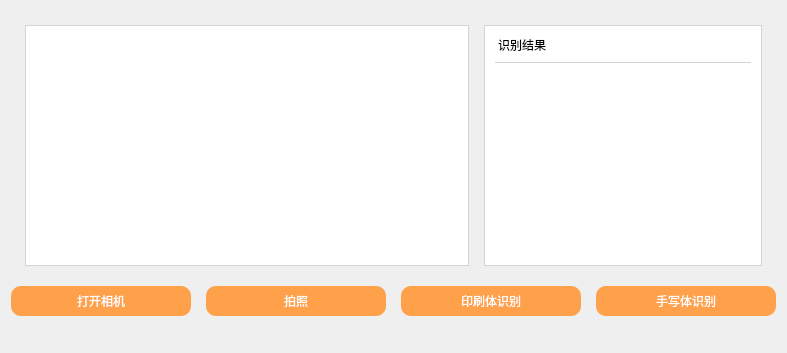
         <widget class="QWidget" name="page">
          <property name="styleSheet">
           <string notr="true">QWidget#page{
	background-color: rgb(245, 249, 252);
}



</string>
          </property>
          <layout class="QVBoxLayout" name="verticalLayout_7" stretch="0,0,0">
           <item>
            <widget class="QWidget" name="label_show_camera_widget" native="true">
             <layout class="QHBoxLayout" name="horizontalLayout_8" stretch="1,0">
              <property name="spacing">
               <number>15</number>
              </property>
              <property name="leftMargin">
               <number>14</number>
              </property>
              <property name="topMargin">
               <number>14</number>
              </property>
              <property name="rightMargin">
               <number>14</number>
              </property>
              <property name="bottomMargin">
               <number>14</number>
              </property>
              <item>
               <widget class="QLabel" name="label_show_camera">
                <property name="styleSheet">
                 <string notr="true">QLabel#label_show_camera{
	border:0.5px solid lightgray; 
	background-color: rgb(255, 255, 255);
	image: url(:/icon/test/resource/camera.png);
}



</string>
                </property>
                <property name="text">
                 <string>&lt;html&gt;&lt;head/&gt;&lt;body&gt;&lt;p align=&quot;center&quot;&gt;&lt;br/&gt;&lt;/p&gt;&lt;/body&gt;&lt;/html&gt;</string>
                </property>
                <property name="scaledContents">
                 <bool>false</bool>
                </property>
                <property name="alignment">
                 <set>Qt::AlignBottom|Qt::AlignLeading|Qt::AlignLeft</set>
                </property>
               </widget>
              </item>
              <item>
               <widget class="QWidget" name="text_widget_1" native="true">
                <property name="styleSheet">
                 <string notr="true">QWidget#text_widget_1{
	border:0.5px solid lightgray; 
	background-color: rgb(255, 255, 255);
}


</string>
                </property>
                <layout class="QVBoxLayout" name="verticalLayout_9">
                 <property name="spacing">
                  <number>0</number>
                 </property>
                 <property name="leftMargin">
                  <number>11</number>
                 </property>
                 <property name="topMargin">
                  <number>11</number>
                 </property>
                 <property name="rightMargin">
                  <number>11</number>
                 </property>
                 <property name="bottomMargin">
                  <number>11</number>
                 </property>
                 <item>
                  <widget class="QLabel" name="label_5">
                   <property name="styleSheet">
                    <string notr="true">font: 9pt &quot;微软雅黑&quot;;
background-color: rgb(255, 255, 255);
border-top:2px;
border-bottom:1px solid lightgray;
padding-bottom:8px ;</string>
                   </property>
                   <property name="text">
                    <string>识别结果</string>
                   </property>
                  </widget>
                 </item>
                 <item>
                  <widget class="QTextEdit" name="textEdit_3">
                   <property name="styleSheet">
                    <string notr="true">border:1px;
background-color: rgb(255, 255, 255);</string>
                   </property>
                   <property name="frameShadow">
                    <enum>QFrame::Sunken</enum>
                   </property>
                   <property name="lineWidth">
                    <number>0</number>
                   </property>
                   <property name="lineWrapMode">
                    <enum>QTextEdit::NoWrap</enum>
                   </property>
                   <property name="html">
                    <string>&lt;!DOCTYPE HTML PUBLIC &quot;-//W3C//DTD HTML 4.0//EN&quot; &quot;http://www.w3.org/TR/REC-html40/strict.dtd&quot;&gt;
&lt;html&gt;&lt;head&gt;&lt;meta name=&quot;qrichtext&quot; content=&quot;1&quot; /&gt;&lt;style type=&quot;text/css&quot;&gt;
p, li { white-space: pre-wrap; }
&lt;/style&gt;&lt;/head&gt;&lt;body style=&quot; font-family:'SimSun'; font-size:11.25pt; font-weight:400; font-style:normal;&quot;&gt;
&lt;p style=&quot;-qt-paragraph-type:empty; margin-top:0px; margin-bottom:0px; margin-left:0px; margin-right:0px; -qt-block-indent:0; text-indent:0px; font-size:9pt;&quot;&gt;&lt;br /&gt;&lt;/p&gt;&lt;/body&gt;&lt;/html&gt;</string>
                   </property>
                   <property name="cursorWidth">
                    <number>0</number>
                   </property>
                  </widget>
                 </item>
                </layout>
               </widget>
              </item>
             </layout>
            </widget>
           </item>
           <item>
            <layout class="QGridLayout" name="gridLayout" rowstretch="0">
             <property name="horizontalSpacing">
              <number>15</number>
             </property>
             <property name="verticalSpacing">
              <number>0</number>
             </property>
             <item row="0" column="0">
              <widget class="QPushButton" name="cam_photo">
               <property name="minimumSize">
                <size>
                 <width>180</width>
                 <height>30</height>
                </size>
               </property>
               <property name="maximumSize">
                <size>
                 <width>180</width>
                 <height>30</height>
                </size>
               </property>
               <property name="cursor">
                <cursorShape>PointingHandCursor</cursorShape>
               </property>
               <property name="styleSheet">
                <string notr="true">
QPushButton:hover
{
    /*背景颜色*/  
    background-color: rgb(253, 149, 54);
	
}
QPushButton
{
	background-color: rgb(255, 161, 75);
    border-radius:10px;
	color: rgb(255, 255, 255);
	border: 0px;
	font: 9pt &quot;微软雅黑&quot;  ;
}
</string>
               </property>
               <property name="text">
                <string>打开相机</string>
               </property>
              </widget>
             </item>
             <item row="0" column="3">
              <widget class="QPushButton" name="cam_hand_recor">
               <property name="minimumSize">
                <size>
                 <width>180</width>
                 <height>30</height>
                </size>
               </property>
               <property name="maximumSize">
                <size>
                 <width>180</width>
                 <height>30</height>
                </size>
               </property>
               <property name="font">
                <font>
                 <family>微软雅黑</family>
                 <pointsize>9</pointsize>
                 <weight>50</weight>
                 <italic>false</italic>
                 <bold>false</bold>
                </font>
               </property>
               <property name="cursor">
                <cursorShape>PointingHandCursor</cursorShape>
               </property>
               <property name="styleSheet">
                <string notr="true">
QPushButton:hover
{
    /*背景颜色*/  
    background-color: rgb(253, 149, 54);
	
}
QPushButton
{
	background-color: rgb(255, 161, 75);
    border-radius:10px;
	color: rgb(255, 255, 255);
	border: 0px;
	font: 9pt &quot;微软雅黑&quot;  ;
}
</string>
               </property>
               <property name="text">
                <string>手写体识别</string>
               </property>
              </widget>
             </item>
             <item row="0" column="1">
              <widget class="QPushButton" name="cam_open">
               <property name="minimumSize">
                <size>
                 <width>180</width>
                 <height>30</height>
                </size>
               </property>
               <property name="maximumSize">
                <size>
                 <width>180</width>
                 <height>30</height>
                </size>
               </property>
               <property name="cursor">
                <cursorShape>PointingHandCursor</cursorShape>
               </property>
               <property name="styleSheet">
                <string notr="true">
QPushButton:hover
{
    /*背景颜色*/  
    background-color: rgb(253, 149, 54);
	
}
QPushButton
{
	background-color: rgb(255, 161, 75);
    border-radius:10px;
	color: rgb(255, 255, 255);
	border: 0px;
	font: 9pt &quot;微软雅黑&quot;  ;
}
</string>
               </property>
               <property name="text">
                <string>拍照</string>
               </property>
              </widget>
             </item>
             <item row="0" column="2">
              <widget class="QPushButton" name="cam_print_recog">
               <property name="minimumSize">
                <size>
                 <width>180</width>
                 <height>30</height>
                </size>
               </property>
               <property name="maximumSize">
                <size>
                 <width>180</width>
                 <height>30</height>
                </size>
               </property>
               <property name="cursor">
                <cursorShape>PointingHandCursor</cursorShape>
               </property>
               <property name="styleSheet">
                <string notr="true">
QPushButton:hover
{
    /*背景颜色*/  
    background-color: rgb(253, 149, 54);
	
}
QPushButton
{
	background-color: rgb(255, 161, 75);
    border-radius:10px;
	color: rgb(255, 255, 255);
	border: 0px;
	font: 9pt &quot;微软雅黑&quot;  ;
}
</string>
               </property>
               <property name="text">
                <string>印刷体识别</string>
               </property>
              </widget>
             </item>
            </layout>
           </item>
           <item alignment="Qt::AlignRight">
            <widget class="QPushButton" name="cam_pic">
             <property name="sizePolicy">
              <sizepolicy hsizetype="Minimum" vsizetype="Fixed">
               <horstretch>20</horstretch>
               <verstretch>20</verstretch>
              </sizepolicy>
             </property>
             <property name="minimumSize">
              <size>
               <width>20</width>
               <height>20</height>
              </size>
             </property>
             <property name="maximumSize">
              <size>
               <width>20</width>
               <height>20</height>
              </size>
             </property>
             <property name="text">
              <string/>
             </property>
             <property name="icon">
              <iconset resource="../picture.qrc">
               <normaloff>:/icon/图片.png</normaloff>:/icon/图片.png</iconset>
             </property>
             <property name="flat">
              <bool>true</bool>
             </property>
            </widget>
           </item>
          </layout>
         </widget>
